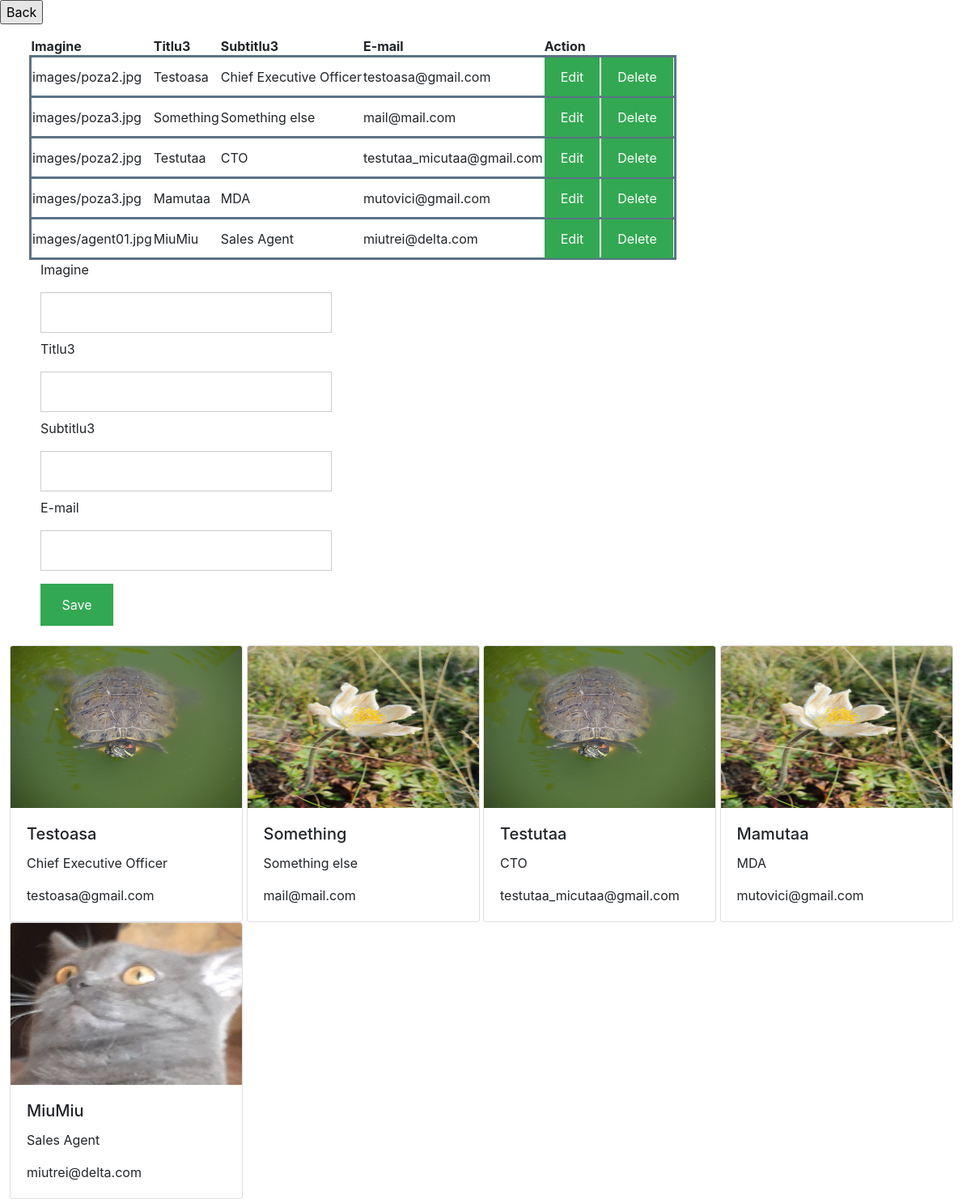
The page /admin-aboutus.php on the database its author committed.
### server1.php (called while the page is built, shortened)
<?php
	$update1 = false;
?>

### admin-aboutus.php (the view, shortened to what this page needs)
<?php  include('server1.php'); ?>
<html>
<head>
<link rel="stylesheet" href="index.css"/>
<link rel="stylesheet" href="https://stackpath.bootstrapcdn.com/bootstrap/4.4.1/css/bootstrap.min.css">
</head>
<body>
<form action="admin.php">
    <input type="submit" value="Back" />
</form>
<?php $results1 = mysqli_query($db1, "SELECT * FROM `despre-noi`"); ?>
<table style="margin-left:3%;margin-right:3%">
	<thead>
		<tr>
			<th>Imagine</th>
			<th>Titlu3</th>
			<th>Subtitlu3</th>
			<th>E-mail</th>
			<th colspan="2">Action</th>
		</tr>
	</thead>
	<?php while ($row1 = mysqli_fetch_array($results1)) { ?>
		<tr style="border:3px solid #5b7385;padding:5px;">
			<td><?php echo $row1['Imagine']; ?></td>
			<td><?php echo $row1['Titlu3']; ?></td>
			<td><?php echo $row1['Subtitlu3']; ?></td>
			<td><?php echo $row1['Mail']; ?></td>
			<td style="height:50px;">
				<a href="admin-aboutus.php?edit=<?php echo $row1['Id']; ?>" class="button" >Edit</a>
			</td>
			<td>
				<a href="server1.php?del=<?php echo $row1['Id']; ?>" class="button">Delete</a>
			</td>
		</tr>
	<?php } ?>
</table>
<form style="width:30%;margin-left:50px" method="post" action="server1.php" >
		<div class="input-group">
			<label>Imagine</label>
			<input type="text" name="imagine" value="">
		</div>
		<div class="input-group">
			<label>Titlu3</label>
			<input type="text" name="titlu3" value="">
		</div>
		<div class="input-group">
			<label>Subtitlu3</label>
			<input type="text" name="subtitlu3" value="">
		</div>
		<div class="input-group">
			<label>E-mail</label>
			<input type="text" name="mail" value="">
		</div>
		<div class="input-group">
			<?php if ($update1 == true): ?>
				<button style="width:25%" class="button" type="submit" name="update" style="background: #556B2F;" >update</button>
			<?php else: ?>
				<button style="width:25%" class="button" type="submit" name="save" >Save</button>
			<?php endif ?>
		</div>
</form>
<div style="margin-left:1%;margin-right:1%">
	<?php
$servername1 = "localhost";
$username1 = "root";
$password1 = "";
$dbname1 = "mywebsite";
$conn1 = new mysqli($servername1, $username1, $password1, $dbname1);
$sql1 = "SELECT * FROM `despre-noi`";
$result1 = $conn1->query($sql1);
if ($result1->num_rows > 0) {
  while($row1 = $result1->fetch_assoc()) {
	echo "
	<div class='card' style='width: 18rem;display:inline-block'>
  <img class='card-img-top' src='".$row1["Imagine"]."' alt='Chief Executive Officer' width='200' height='200'/>
  <div class='card-body'>
    <h5 class='card-title'>".$row1["Titlu3"]."</h5>
    <p class='card-text'>".$row1["Subtitlu3"]."</p>
	<p class='card-text'>".$row1["Mail"]."</p>
  </div>
</div>";
  }
} else {
  echo "0 results";
}
?>
</div>
</body>
</html>

### index.css (style rules this page uses)
body { font-family: WildWest, Helvetica, sans-serif; }
input[type=text], input[type=password] { width: 100%; padding: 12px 20px; margin: 8px 0; display: inline-block; border: 1px solid #ccc; box-sizing: border-box; }
.button { background-color: #32a852; color: white; padding: 14px 20px; margin: 8px 0; border: none; cursor: pointer; width: 100%; }

### rows shown on the page
despre-noi: Imagine "images/poza2.jpg", Titlu3 "Testoasa", Subtitlu3 "Chief Executive Officer", Mail "testoasa@gmail.com", Imagine (picture)
despre-noi: Imagine "images/poza3.jpg", Titlu3 "Something", Subtitlu3 "Something else", Mail "mail@mail.com", Imagine (picture)
despre-noi: Imagine "images/poza2.jpg", Titlu3 "Testutaa", Subtitlu3 "CTO", Mail "testutaa_micutaa@gmail.com", Imagine (picture)
despre-noi: Imagine "images/poza3.jpg", Titlu3 "Mamutaa", Subtitlu3 "MDA", Mail "mutovici@gmail.com", Imagine (picture)
despre-noi: Imagine "images/agent01.jpg", Titlu3 "MiuMiu", Subtitlu3 "Sales Agent", Mail "miutrei@delta.com", Imagine (picture)
